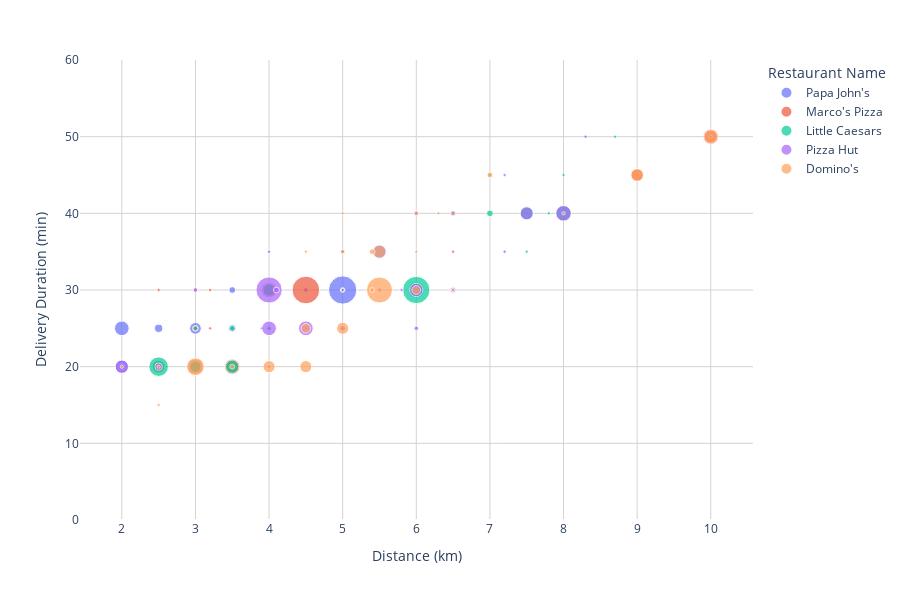

Notebook code for this chart:
### Markdown cell above
### Gráfico de bolhas duração do delivery x distância

### Code cell
fig = px.scatter(df_pizza[['Restaurant Name', 'Distance (km)', 'Delivery Duration (min)']].value_counts().reset_index(),
           x = 'Distance (km)', y = 'Delivery Duration (min)', 
           size = 'count', color = 'Restaurant Name')
fig.update_yaxes(range=[0, 60], showgrid=True, gridcolor='lightgray')
fig.update_xaxes(showgrid=True, gridcolor='lightgray')
fig.update_layout(plot_bgcolor = 'white', height = 600)
fig.show()

### Figure 1 — Plotly figure (JSON) as saved in the notebook; plotly's stock layout.template omitted (floating-point values rounded to 4 significant figures)
{"data": [{"hovertemplate": "Restaurant Name=Papa John's<br>Distance (km)=%{x}<br>Delivery Duration (min)=%{y}<br>count=%{marker.size}<extra></extra>", "legendgroup": "Papa John's", "marker": {"color": "#636efa", "size": [71, 23, 19, 17, 15, 13, 12, 6, 5, 4, 3, 2, 2, 2, 1, 1, 1, 1, 1, 1, 1, 1, 1, 1], "sizemode": "area", "sizeref": 0.1775, "symbol": "circle"}, "mode": "markers", "name": "Papa John's", "orientation": "v", "showlegend": true, "type": "scatter", "x": [5, 6, 2, 5.5, 2, 3, 3, 2.5, 3.5, 3.5, 6.5, 8, 2.5, 4.5, 5, 7.2, 8.3, 5, 4.5, 4, 3.9, 4, 4, 4], "xaxis": "x", "y": [30, 30, 25, 35, 20, 20, 25, 25, 25, 30, 40, 40, 20, 30, 35, 35, 50, 25, 25, 35, 25, 20, 25, 30], "yaxis": "y"}, {"hovertemplate": "Restaurant Name=Marco's Pizza<br>Distance (km)=%{x}<br>Delivery Duration (min)=%{y}<br>count=%{marker.size}<extra></extra>", "legendgroup": "Marco's Pizza", "marker": {"color": "#EF553B", "size": [68, 21, 21, 21, 20, 14, 14, 3, 2, 2, 1, 1, 1, 1, 1, 1, 1, 1, 1], "sizemode": "area", "sizeref": 0.1775, "symbol": "circle"}, "mode": "markers", "name": "Marco's Pizza", "orientation": "v", "showlegend": true, "type": "scatter", "x": [4.5, 4, 3.5, 10, 3, 2.5, 9, 3, 5.5, 5, 3.5, 2, 2.5, 3, 3.2, 3.2, 4, 6, 6.5], "xaxis": "x", "y": [30, 30, 20, 50, 20, 20, 45, 25, 30, 30, 25, 20, 30, 30, 25, 30, 25, 30, 35], "yaxis": "y"}, {"hovertemplate": "Restaurant Name=Little Caesars<br>Distance (km)=%{x}<br>Delivery Duration (min)=%{y}<br>count=%{marker.size}<extra></extra>", "legendgroup": "Little Caesars", "marker": {"color": "#00cc96", "size": [66, 34, 20, 16, 16, 14, 12, 4, 4, 3, 2, 2, 1, 1, 1, 1, 1, 1], "sizemode": "area", "sizeref": 0.1775, "symbol": "circle"}, "mode": "markers", "name": "Little Caesars", "orientation": "v", "showlegend": true, "type": "scatter", "x": [6, 2.5, 8, 3.5, 7.5, 4, 3, 2, 7, 3.5, 4, 3, 8.7, 5, 7, 7.5, 7.8, 8], "xaxis": "x", "y": [30, 20, 40, 20, 40, 30, 20, 20, 40, 25, 25, 25, 50, 30, 45, 35, 40, 45], "yaxis": "y"}, {"hovertemplate": "Restaurant Name=Pizza Hut<br>Distance (km)=%{x}<br>Delivery Duration (min)=%{y}<br>count=%{marker.size}<extra></extra>", "legendgroup": "Pizza Hut", "marker": {"color": "#ab63fa", "size": [61, 22, 19, 19, 16, 16, 15, 5, 3, 3, 3, 2, 2, 2, 1, 1, 1, 1, 1, 1], "sizemode": "area", "sizeref": 0.1775, "symbol": "circle"}, "mode": "markers", "name": "Pizza Hut", "orientation": "v", "showlegend": true, "type": "scatter", "x": [4, 8, 4, 4.5, 6, 2, 7.5, 2.5, 5, 6.5, 4.1, 6, 6, 3, 5, 4, 5.5, 5.8, 7.2, 10], "xaxis": "x", "y": [30, 40, 25, 25, 30, 20, 40, 20, 25, 30, 30, 40, 25, 30, 30, 20, 30, 30, 45, 50], "yaxis": "y"}, {"hovertemplate": "Restaurant Name=Domino's<br>Distance (km)=%{x}<br>Delivery Duration (min)=%{y}<br>count=%{marker.size}<extra></extra>", "legendgroup": "Domino's", "marker": {"color": "#FFA15A", "size": [60, 28, 16, 15, 14, 13, 13, 13, 8, 7, 3, 3, 2, 2, 2, 2, 2, 1, 1, 1, 1, 1, 1, 1, 1, 1], "sizemode": "area", "sizeref": 0.1775, "symbol": "circle"}, "mode": "markers", "name": "Domino's", "orientation": "v", "showlegend": true, "type": "scatter", "x": [5.5, 3, 10, 5.5, 9, 5, 4.5, 4, 4.5, 6, 5.4, 7, 3.5, 5, 5.4, 6.5, 6, 2, 2.5, 4.5, 5, 6, 6.3, 6.5, 8, 2.5], "xaxis": "x", "y": [30, 20, 50, 35, 45, 25, 20, 20, 25, 30, 35, 45, 20, 35, 30, 40, 40, 20, 20, 35, 40, 35, 40, 30, 40, 15], "yaxis": "y"}], "layout": {"height": 600, "legend": {"itemsizing": "constant", "title": {"text": "Restaurant Name"}, "tracegroupgap": 0}, "margin": {"t": 60}, "plot_bgcolor": "white", "xaxis": {"anchor": "y", "domain": [0, 1], "gridcolor": "lightgray", "showgrid": true, "title": {"text": "Distance (km)"}}, "yaxis": {"anchor": "x", "domain": [0, 1], "gridcolor": "lightgray", "range": [0, 60], "showgrid": true, "title": {"text": "Delivery Duration (min)"}}}}
